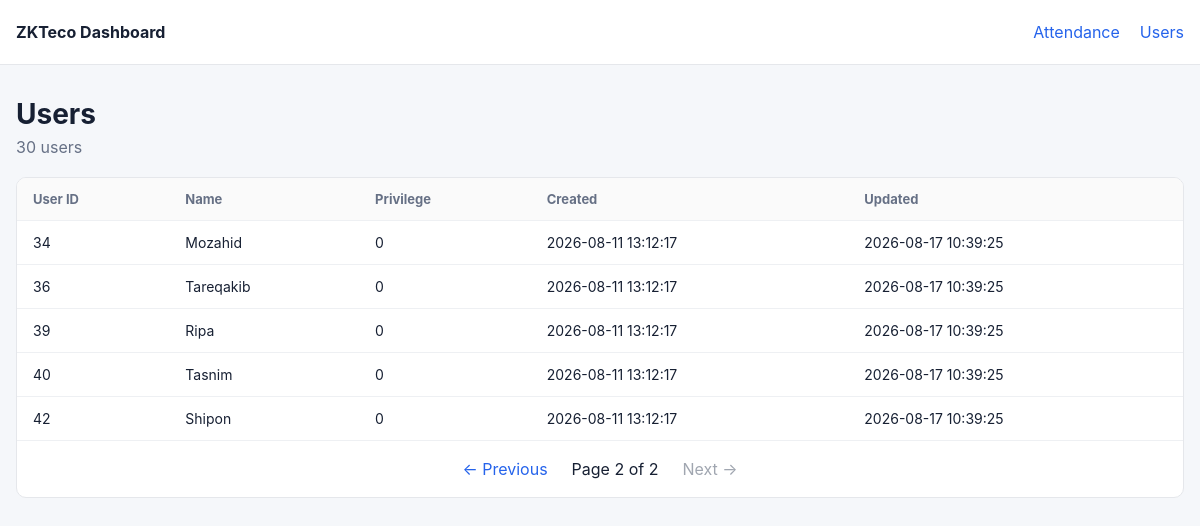
The app's page /users?page=2, older data.
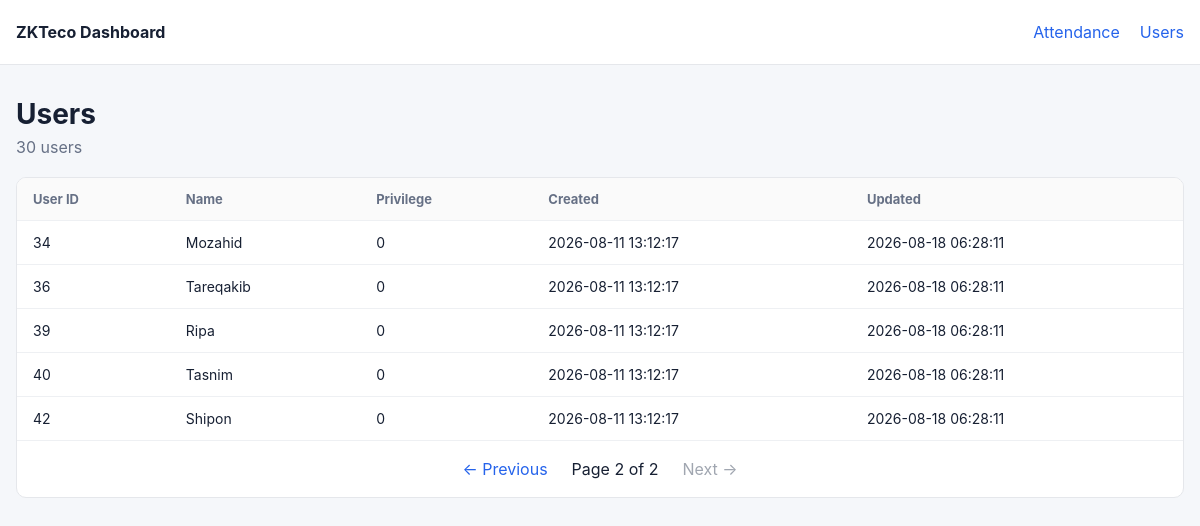
The same page, newer data.
### tables this page shows
CREATE TABLE users (
            user_id TEXT PRIMARY KEY,
            name TEXT,
            privilege TEXT,
            created_at TEXT DEFAULT CURRENT_TIMESTAMP,
            updated_at TEXT DEFAULT CURRENT_TIMESTAMP
        );

### dashboard/app.py (the view)
@app.route("/users")
def users():
    try:
        page = max(1, int(request.args.get("page", 1)))
    except ValueError:
        page = 1
    per_page = 25
    offset = (page - 1) * per_page
    db = get_db()
    total = db.execute(
        "SELECT COUNT(*) FROM users"
    ).fetchone()[0]
    rows = db.execute(
        """
        SELECT
            user_id,
            name,
            privilege,
            created_at,
            updated_at
        FROM users
        ORDER BY CAST(user_id AS INTEGER), user_id
        LIMIT ? OFFSET ?
        """,
        (per_page, offset),
    ).fetchall()
    db.close()
    total_pages = max(1, (total + per_page - 1) // per_page)
    return render_template(
        "users.html",
        rows=rows,
        page=page,
        total=total,
        total_pages=total_pages,
    )

### dashboard/app.py (called while the page is built)
def get_db():
    db = sqlite3.connect(DB_FILE)
    db.row_factory = sqlite3.Row
    return db

### dashboard/templates/users.html
{% extends "base.html" %}
{% block content %}
<div class="page-header">
    <div>
        <h1>Users</h1>
        <p>{{ total }} users</p>
    </div>
</div>
<div class="card">
    <div class="table-wrap">
        <table>
            <thead>
                <tr>
                    <th>User ID</th>
                    <th>Name</th>
                    <th>Privilege</th>
                    <th>Created</th>
                    <th>Updated</th>
                </tr>
            </thead>
            <tbody>
            {% for row in rows %}
                <tr>
                    <td>{{ row.user_id }}</td>
                    <td>{{ row.name }}</td>
                    <td>{{ row.privilege }}</td>
                    <td>{{ row.created_at }}</td>
                    <td>{{ row.updated_at }}</td>
                </tr>
            {% else %}
                <tr>
                    <td colspan="5" class="empty">No users found.</td>
                </tr>
            {% endfor %}
            </tbody>
        </table>
    </div>
    {% include "_pagination.html" %}
</div>
{% endblock %}

### dashboard/templates/base.html (shortened to what this page needs)
<!doctype html>
<html lang="en">
<head>
    <link rel="stylesheet" href="{{ url_for('static', filename='style.css') }}">
</head>
<body>
<header class="topbar">
    <div class="container nav">
        <div class="brand">ZKTeco Dashboard</div>
        <nav>
            <a href="{{ url_for('attendance') }}">Attendance</a>
            <a href="{{ url_for('users') }}">Users</a>
        </nav>
    </div>
</header>
<main class="container">
    {% block content %}{% endblock %}
</main>
</body>
</html>

### dashboard/templates/_pagination.html
{% if total_pages > 1 %}
<div class="pagination">
    {% if page > 1 %}
        <a href="{{ url_for(request.endpoint, page=page - 1, user_id=selected_user_id if selected_user_id else None, from_date=selected_from_date if selected_from_date else None, to_date=selected_to_date if selected_to_date else None) }}">← Previous</a>
    {% else %}
        <span class="disabled">← Previous</span>
    {% endif %}
    <span>Page {{ page }} of {{ total_pages }}</span>
    {% if page < total_pages %}
        <a href="{{ url_for(request.endpoint, page=page + 1, user_id=selected_user_id if selected_user_id else None, from_date=selected_from_date if selected_from_date else None, to_date=selected_to_date if selected_to_date else None) }}">Next →</a>
    {% else %}
        <span class="disabled">Next →</span>
    {% endif %}
</div>
{% endif %}

### dashboard/static/style.css (style rules this page uses)
* { box-sizing: border-box; }
body { margin: 0; background: #f5f7fa; color: #172033; font-family: -apple-system, BlinkMacSystemFont, "Segoe UI", sans-serif; }
.topbar { background: #fff; border-bottom: 1px solid #e5e7eb; }
.container { width: min(1200px, calc(100% - 32px)); margin: 0 auto; }
.nav { height: 64px; display: flex; align-items: center; justify-content: space-between; }
.brand { font-weight: 700; }
nav { display: flex; gap: 20px; }
nav a, .pagination a { color: #2563eb; text-decoration: none; }
main { padding: 32px 0; }
.page-header { margin-bottom: 20px; }
h1 { margin: 0 0 6px; font-size: 28px; }
p { margin: 0; color: #667085; }
.card { background: white; border: 1px solid #e5e7eb; border-radius: 10px; overflow: hidden; }
.table-wrap { overflow-x: auto; }
table { width: 100%; border-collapse: collapse; }
th, td { padding: 13px 16px; text-align: left; border-bottom: 1px solid #eef0f3; white-space: nowrap; }
th { background: #fafafa; font-size: 13px; color: #667085; }
td { font-size: 14px; }
.pagination { display: flex; align-items: center; justify-content: center; gap: 24px; padding: 18px; }
.pagination .disabled { color: #a0a6b0; }

Row changes from the older to the newer data that the page shows:
changed users "Mozahid": updated_at "2026-08-17 10:39:25" → "2026-08-18 06:28:11"
changed users "Tareqakib": updated_at "2026-08-17 10:39:25" → "2026-08-18 06:28:11"
changed users "Ripa": updated_at "2026-08-17 10:39:25" → "2026-08-18 06:28:11"
changed users "Tasnim": updated_at "2026-08-17 10:39:25" → "2026-08-18 06:28:11"
changed users "Shipon": updated_at "2026-08-17 10:39:25" → "2026-08-18 06:28:11"
